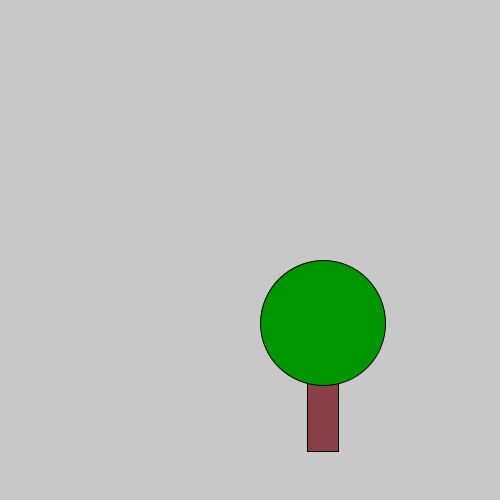
Frame 1 (no input)
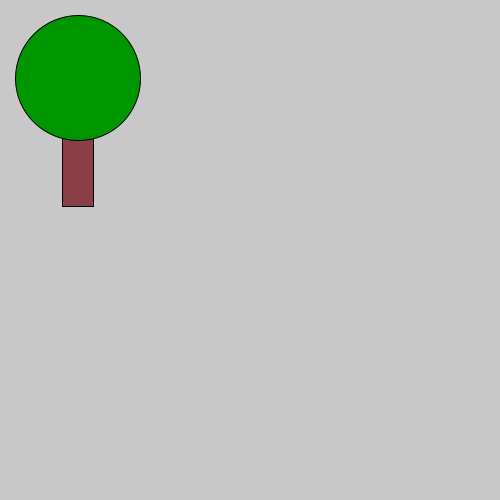
Frame 60 (the mouse pressed at the canvas centre just before this capture)
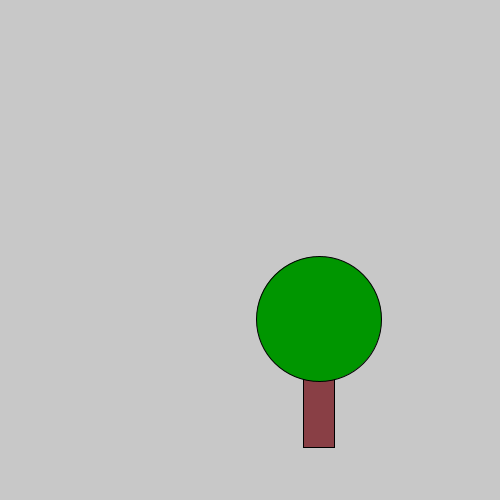
Frame 120 (the mouse held since frame 60 and released just before this capture)

The Processing sketch that drew these frames (run headless with seeded random() and noise(); from frame 60 on, the mouse is pressed at the canvas centre):

// Processing sketch: sketch_180904a
// ── sketch_180904a.pde
int bgColor=300;
int bgColor2=200;
int treePosition;
int treeSize;

void setup(){
  //first parameter is width, second is height
  size(500,500);
  background(bgColor);
  
  treePosition= int(width*random(0,1));
  treeSize = int(width*.25);
  
   //prints to our console
    println(treePosition);
}

void draw(){
  background(bgColor2);
  //ellipse(x position, y position, width, height)
  //fill(0, 100, 100); 
  //ellipse(100,100,50,50);
  
  //fill(100, 0, 0);
  //rect(100,100,100,50);
  
  //this draws our rectangle from the center;
  rectMode(CENTER);
  fill(137,63,69);
  rect(treePosition,treePosition+50,treeSize*.25,treeSize*1.25);
  
  fill(0,150,0);
  ellipse(treePosition,treePosition,treeSize,treeSize);
  
  //infinitely prints to console
  println(treePosition);
  
  treePosition= int(width*random(0,1));
  
  
  
}
